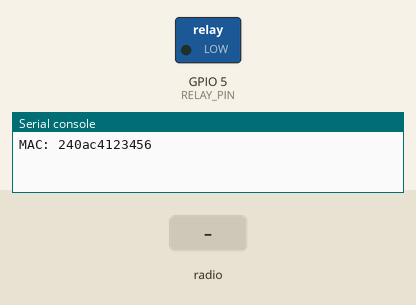
Simulated run of this program. Board: ESP32 board running MicroPython. Parts: switched loads named in the program (green lamp = pin HIGH), the last lines printed to the serial console. The test bench sets the inputs (shaded band).

Above: at 2.2 s.
2.3 s: radio message "bombaOn" arrives
At 3.1 s:
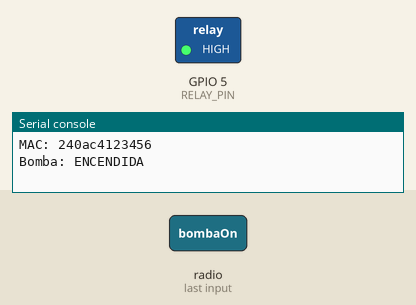
3.8 s: radio message "bombaOff" arrives
At 4.3 s:
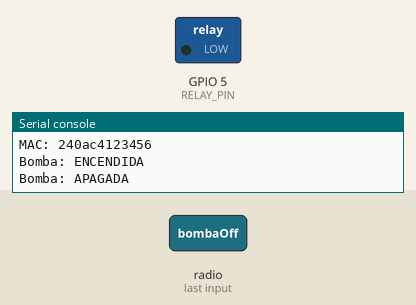
Timing chart, 0 to 6.8 s (numbered marks = the images above; inputs shaded):
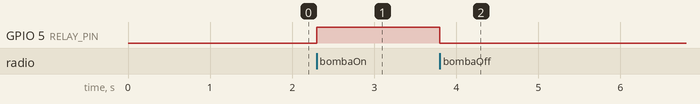

The program:

main.py
```python
import network
import espnow
import machine
import ubinascii
import utime
# Configuración del relé (GPIO5)
RELAY_PIN = machine.Pin(5, machine.Pin.OUT, value=0)

# Inicialización robusta de ESP-NOW
def init_espnow():
    sta = network.WLAN(network.STA_IF)
    sta.active(True)
    sta.disconnect()  # ¡Crítico para ESP-NOW!
    utime.sleep(1)

    esp = espnow.ESPNow()
    esp.active(True)
    return esp

esp = init_espnow()
print("MAC:", ubinascii.hexlify(network.WLAN(network.STA_IF).config('mac')).decode())

while True:
    try:
        peer, msg = esp.recv(1000)  # Timeout 1s
        if msg == b'bombaOn':
            RELAY_PIN.on()
            print("Bomba: ENCENDIDA")
        elif msg == b'bombaOff':
            RELAY_PIN.off()
            print("Bomba: APAGADA")

    except Exception as e:
        print("Error:", e)
        # Reinicio completo ante fallos
        esp.active(False)
        utime.sleep(2)
        esp = init_espnow()
```

Measured:
- after the input at 2.3 s, GPIO 5 (RELAY_PIN): LOW → HIGH at once
- after the input at 3.8 s, GPIO 5 (RELAY_PIN): HIGH → LOW at once
